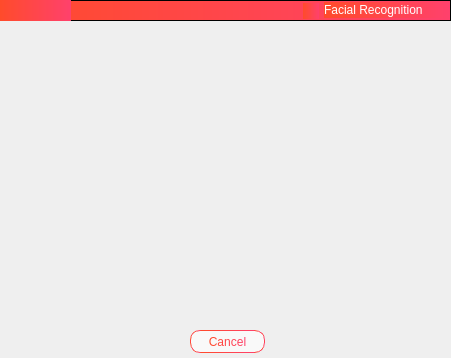
<?xml version="1.0" encoding="UTF-8"?>
<ui version="4.0">
 <class>faceid</class>
 <widget class="QDialog" name="faceid">
  <property name="geometry">
   <rect>
    <x>0</x>
    <y>0</y>
    <width>451</width>
    <height>358</height>
   </rect>
  </property>
  <property name="windowTitle">
   <string>Form</string>
  </property>
  <property name="styleSheet">
   <string notr="true"/>
  </property>
  <widget class="QLabel" name="label">
   <property name="geometry">
    <rect>
     <x>0</x>
     <y>0</y>
     <width>451</width>
     <height>361</height>
    </rect>
   </property>
   <property name="styleSheet">
    <string notr="true"/>
   </property>
   <property name="text">
    <string/>
   </property>
   <property name="scaledContents">
    <bool>true</bool>
   </property>
  </widget>
  <widget class="QPushButton" name="pushButton">
   <property name="geometry">
    <rect>
     <x>190</x>
     <y>330</y>
     <width>75</width>
     <height>23</height>
    </rect>
   </property>
   <property name="cursor">
    <cursorShape>PointingHandCursor</cursorShape>
   </property>
   <property name="styleSheet">
    <string notr="true">QPushButton {
    border: 1px solid qlineargradient(x1:0, y1:0, x2:1, y2:0, stop:0 #FF4B2B, stop:1 #FF416C);
    border-radius: 10px;
    padding: 5px 15px;
    background: #f9f9f9;
    color: qlineargradient(x1:0, y1:0, x2:1, y2:0, stop:0 #FF4B2B, stop:1 #FF416C);
    font-size: 12px;
}

QPushButton:hover {
    background-color: qlineargradient(x1:0, y1:0, x2:1, y2:0, stop:0 #FF416C, stop:1 #FF4B2B);
	color: white;
}

QPushButton:pressed {
    background-color: qlineargradient(x1:0, y1:0, x2:1, y2:0, stop:0 #FF4B2B, stop:1 #FF416C);
    border: 2px solid #FF416C;
    padding: 4px 14px 6px 16px;
}</string>
   </property>
   <property name="text">
    <string>Cancel</string>
   </property>
  </widget>
  <widget class="QFrame" name="frame">
   <property name="geometry">
    <rect>
     <x>0</x>
     <y>0</y>
     <width>451</width>
     <height>21</height>
    </rect>
   </property>
   <property name="styleSheet">
    <string notr="true">background-color:  qlineargradient(x1:0, y1:0, x2:1, y2:0, stop:0 #FF4B2B, stop:1 #FF416C);</string>
   </property>
   <property name="frameShape">
    <enum>QFrame::StyledPanel</enum>
   </property>
   <property name="frameShadow">
    <enum>QFrame::Raised</enum>
   </property>
   <widget class="QPushButton" name="pushButton_3">
    <property name="geometry">
     <rect>
      <x>0</x>
      <y>0</y>
      <width>71</width>
      <height>23</height>
     </rect>
    </property>
    <property name="styleSheet">
     <string notr="true">border:none;</string>
    </property>
    <property name="text">
     <string/>
    </property>
    <property name="icon">
     <iconset resource="assets.qrc">
      <normaloff>:/assets/images/logo.png</normaloff>:/assets/images/logo.png</iconset>
    </property>
    <property name="iconSize">
     <size>
      <width>64</width>
      <height>32</height>
     </size>
    </property>
   </widget>
   <widget class="QLabel" name="label_2">
    <property name="geometry">
     <rect>
      <x>324</x>
      <y>2</y>
      <width>125</width>
      <height>16</height>
     </rect>
    </property>
    <property name="styleSheet">
     <string notr="true">
color: rgb(255, 255, 255);
font: 81 10pt &quot;Open Sans ExtraBold&quot;;</string>
    </property>
    <property name="text">
     <string>Facial Recognition</string>
    </property>
   </widget>
   <widget class="QLabel" name="label_3">
    <property name="geometry">
     <rect>
      <x>303</x>
      <y>3</y>
      <width>16</width>
      <height>16</height>
     </rect>
    </property>
    <property name="text">
     <string/>
    </property>
    <property name="pixmap">
     <pixmap resource="assets.qrc">:/assets/icons/cil-ban.png</pixmap>
    </property>
   </widget>
  </widget>
 </widget>
 <resources>
  <include location="assets.qrc"/>
 </resources>
 <connections/>
</ui>
